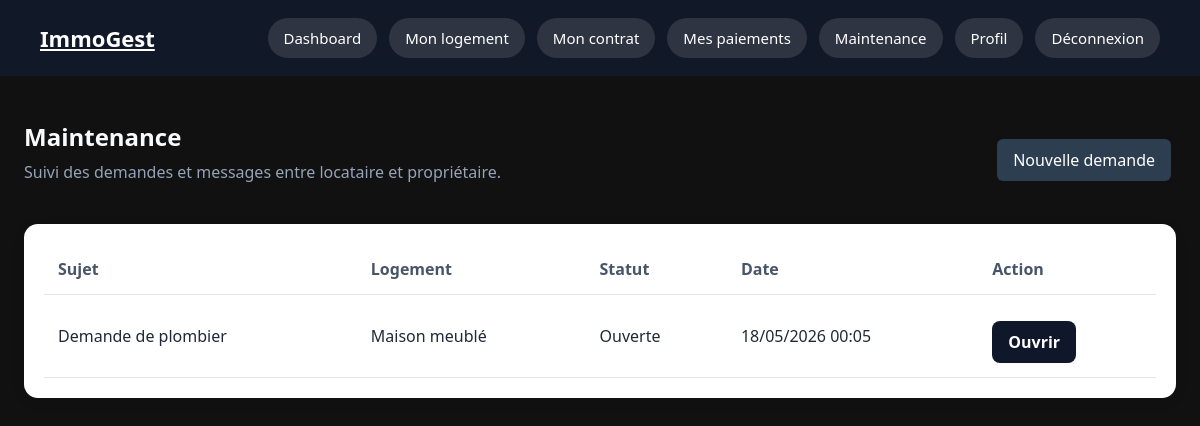
Screenshot of /maintenance/ (signed in) with the database file from the repository.
### maintenance/models.py (models this page shows, shortened)
class DemandeMaintenance(models.Model):
    OUVERTE = 'ouverte'
    EN_COURS = 'en_cours'
    RESOLUE = 'resolue'
    STATUT_CHOICES = [
        (OUVERTE, 'Ouverte'),
        (EN_COURS, 'En cours'),
        (RESOLUE, 'Résolue'),
    ]
    contrat = models.ForeignKey(
        ContratBail,
        on_delete=models.CASCADE,
        related_name='demandes_maintenance'
    )
    titre = models.CharField(max_length=200)
    description = models.TextField()
    cree_par = models.ForeignKey(
        settings.AUTH_USER_MODEL,
        on_delete=models.CASCADE,
        related_name='demandes_maintenance'
    )
    statut = models.CharField(
        max_length=20,
        choices=STATUT_CHOICES,
        default=OUVERTE
    )
    created_at = models.DateTimeField(auto_now_add=True)
    updated_at = models.DateTimeField(auto_now=True)
    class Meta:
        ordering = ['-created_at']

### properties/models.py (models this page shows, shortened)
class ContratBail(models.Model):
    ACTIF = 'actif'
    RESILIE = 'resilie'
    EXPIRE = 'expire'
    STATUT_CHOICES = [
        (ACTIF, 'Actif'),
        (RESILIE, 'Résilié'),
        (EXPIRE, 'Expiré'),
    ]
    bien = models.ForeignKey(
        Bien,
        on_delete=models.CASCADE,
        related_name='contrats'
    )
    locataire = models.ForeignKey(
        ProfilLocataire,
        on_delete=models.CASCADE,
        related_name='contrats'
    )
    date_debut = models.DateField()
    date_fin = models.DateField(
        blank=True,
        null=True
    )
    montant_loyer = models.DecimalField(
        max_digits=10,
        decimal_places=0
    )
    montant_caution = models.DecimalField(
        max_digits=10,
        decimal_places=0
    )
    document = models.FileField(
        upload_to='contrats/',
        blank=True,
        null=True
    )
    statut = models.CharField(
        max_length=20,
        choices=STATUT_CHOICES,
        default=ACTIF
    )
    notes = models.TextField(
        blank=True
    )
    is_archived = models.BooleanField(
    default=False
    )
    created_at = models.DateTimeField(
        auto_now_add=True
    )
    updated_at = models.DateTimeField(
        auto_now=True
    )
    class Meta:
        verbose_name = 'Contrat de bail'
        verbose_name_plural = 'Contrats de bail'
        ordering = ['-created_at']

class Bien(models.Model):
    APPARTEMENT = 'appartement'
    VILLA = 'villa'
    STUDIO = 'studio'
    MAISON = 'maison'
    TYPE_BIEN_CHOICES = [
        (APPARTEMENT, 'Appartement'),
        (VILLA, 'Villa'),
        (STUDIO, 'Studio'),
        (MAISON, 'Maison'),
    ]
    LIBRE = 'libre'
    LOUE = 'loue'
    EN_TRAVAUX = 'en_travaux'
    STATUT_CHOICES = [
        (LIBRE, 'Libre'),
        (LOUE, 'Loué'),
        (EN_TRAVAUX, 'En travaux'),
    ]
    proprietaire = models.ForeignKey(
        ProfilProprietaire,
        on_delete=models.CASCADE,
        related_name='biens'
    )
    titre = models.CharField(
        max_length=200
    )
    type_bien = models.CharField(
        max_length=30,
        choices=TYPE_BIEN_CHOICES
    )
    adresse = models.CharField(
        max_length=255
    )
    ville = models.CharField(
        max_length=100,
        default='Lomé'
    )
    superficie = models.PositiveIntegerField(
        help_text='Superficie en m²'
    )
    loyer_mensuel = models.DecimalField(
        max_digits=10,
        decimal_places=0
    )
    caution = models.DecimalField(
        max_digits=10,
        decimal_places=0
    )
    description = models.TextField(
        blank=True
    )
    image = models.ImageField(
        upload_to='biens/',
        blank=True,
        null=True
    )
    statut = models.CharField(
        max_length=20,
        choices=STATUT_CHOICES,
        default=LIBRE
    )
    is_archived = models.BooleanField(
        default=False
    )
    created_at = models.DateTimeField(
        auto_now_add=True
    )
    updated_at = models.DateTimeField(
        auto_now=True
    )
    class Meta:
        verbose_name = 'Bien immobilier'
        verbose_name_plural = 'Biens immobiliers'
        ordering = ['-created_at']

### maintenance/views.py (the view)
# urls.py: path('', views.liste_demandes, name='liste_demandes'),
@login_required
def liste_demandes(request):
    if request.user.role == 'proprietaire':
        demandes = DemandeMaintenance.objects.filter(
            contrat__bien__proprietaire=request.user.profil_proprietaire
        )
    elif request.user.role == 'locataire':
        demandes = DemandeMaintenance.objects.filter(
            contrat__locataire=request.user.profil_locataire
        )
    else:
        demandes = DemandeMaintenance.objects.none()
    return render(request, 'maintenance/liste_demandes.html', {
        'demandes': demandes
    })

### templates/maintenance/liste_demandes.html
{% extends "base.html" %}
{% block content %}
<section class="page-header">
    <div>
        <h1>Maintenance</h1>
        <p>Suivi des demandes et messages entre locataire et propriétaire.</p>
    </div>
    {% if user.role == 'locataire' %}
        <a href="{% url 'maintenance:nouvelle_demande' %}" class="action-btn">
            Nouvelle demande
        </a>
    {% endif %}
</section>
<section class="table-card">
    {% if demandes %}
        <table>
            <thead>
                <tr>
                    <th>Sujet</th>
                    <th>Logement</th>
                    <th>Statut</th>
                    <th>Date</th>
                    <th>Action</th>
                </tr>
            </thead>
            <tbody>
                {% for demande in demandes %}
                    <tr>
                        <td>{{ demande.titre }}</td>
                        <td>{{ demande.contrat.bien.titre }}</td>
                        <td>{{ demande.get_statut_display }}</td>
                        <td>{{ demande.created_at|date:"d/m/Y H:i" }}</td>
                        <td>
                            <a href="{% url 'maintenance:detail_demande' demande.pk %}" class="btn-link">
                                Ouvrir
                            </a>
                        </td>
                    </tr>
                {% endfor %}
            </tbody>
        </table>
    {% else %}
        <div class="empty-state">
            <h2>Aucune demande</h2>
            <p>Il n’y a pas encore de demande de maintenance.</p>
        </div>
    {% endif %}
</section>
{% endblock %}

### static/css/style.css (style rules this page uses)
* { box-sizing: border-box; }
body { margin: 0; font-family: Arial, sans-serif; background-color: #f5f7fa; color: #222; }
.page-header { display: flex; justify-content: space-between; align-items: center; gap: 20px; margin-bottom: 30px; flex-wrap: wrap; }
.page-header h1 { margin: 0; color: #f8fafc; }
.page-header p { margin-top: 8px; color: #94a3b8; }
.table-card { margin-top: 0; }
.btn-link { display: inline-block; margin-top: 12px; background-color: #0f172a; color: white; padding: 10px 16px; border-radius: 8px; text-decoration: none; font-weight: bold; }
.page-header { display: flex; justify-content: space-between; align-items: center; margin-bottom: 25px; }
.table-card { background-color: white; padding: 20px; border-radius: 14px; box-shadow: 0 4px 14px rgba(0, 0, 0, 0.07); overflow-x: auto; }
table { width: 100%; border-collapse: collapse; }
th, td { padding: 14px; border-bottom: 1px solid #e5e7eb; text-align: left; }
th { color: #475569; }
.action-btn { display: inline-block; padding: 10px 16px; background-color: #2c3e50; color: white; text-decoration: none; border-radius: 6px; margin-top: 15px; }
.action-btn { display: inline-block; padding: 10px 16px; background-color: #2c3e50; color: white; text-decoration: none; border-radius: 6px; margin: 10px 5px 10px 0; }
body { background: #f6f4ef; color: #1f2937; }
body { margin: 0; padding: 0; background: #111; font-family: 'Segoe UI', sans-serif; }

### rows the page displays
DemandeMaintenance: titre "Demande de plombier", contrat.bien.titre "Maison meublé", statut "Ouverte", created_at "18/05/2026 00:05"
